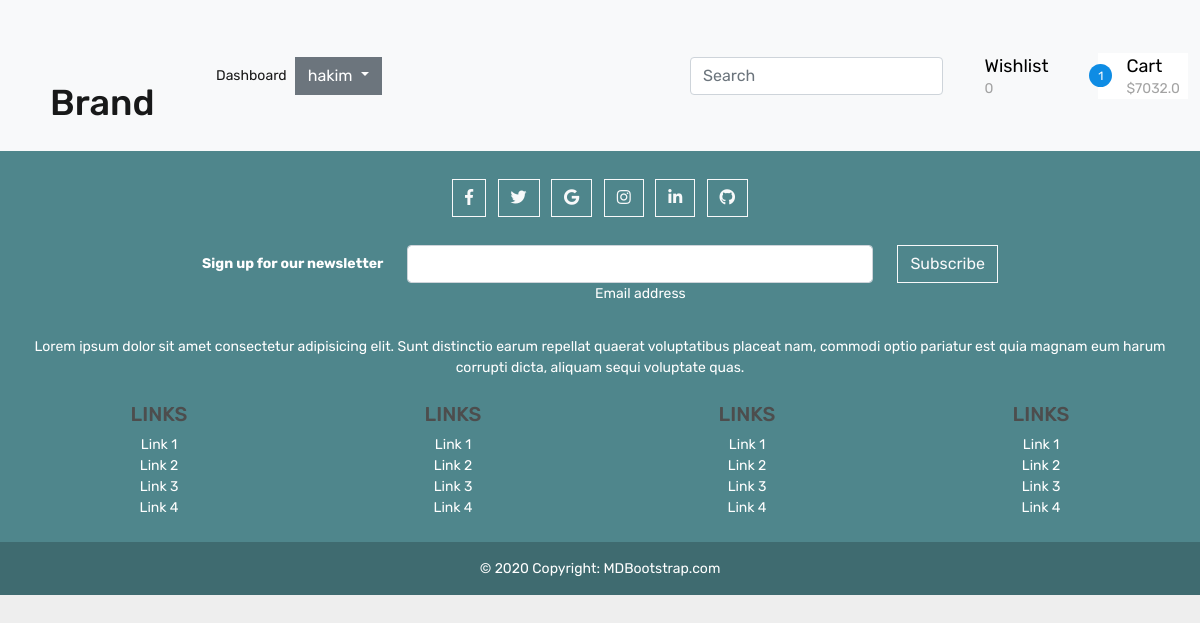
The page /wishlist/ (signed in) on the database as committed earlier.
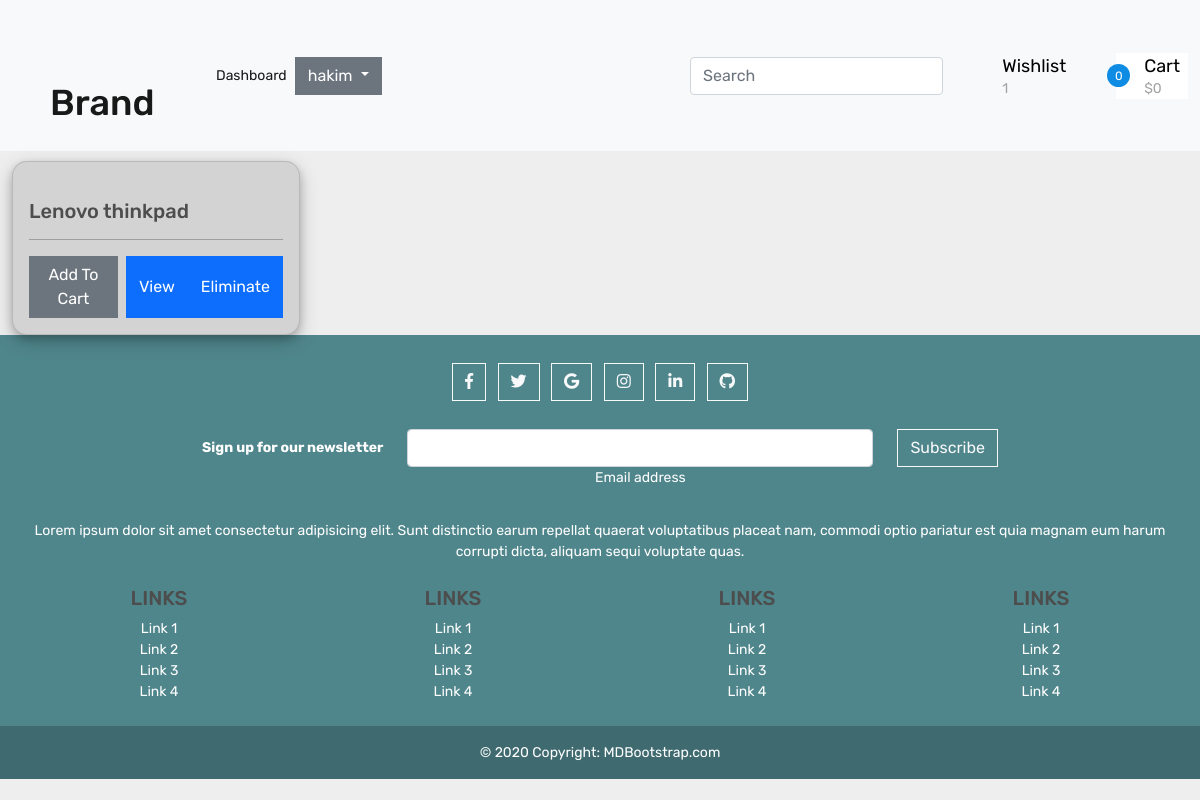
The same page on the database as committed later.
### e_commerce/models.py (models this page shows, shortened)
class WishlistProduct(models.Model):
    user = models.ForeignKey(
        User, related_name='wishlist', on_delete=models.CASCADE)
    product = models.OneToOneField(
        Product, on_delete=models.CASCADE, unique=True)
    def __str__(self):
        return self.product.name

class Product(models.Model):
    name = models.CharField(max_length=100)
    category = models.ForeignKey(
        Category, related_name='categories', on_delete=models.CASCADE)
    description = models.TextField()
    photo = models.ImageField()
    price = models.FloatField(default=0)
    quantity = models.PositiveIntegerField(null=True)
    good_rates = models.PositiveIntegerField(default=0)
    bad_rates = models.PositiveIntegerField(default=0)
    rates = models.PositiveIntegerField(default=0)

### e_commerce/views.py (the view)
# urls.py: path('wishlist/', wishlist, name="wishlist"),
@login_required
def wishlist(request):
    wishes = WishlistProduct.objects.all()
    numWishes = wishes.count()
    orders = Order.objects.filter(user=request.user)
    numOrders = orders.count()
    total_price = 0
    for order in orders:
        total_price += order.order_total_price()
    context = {'products': wishes, 'numWishes': numWishes,
               'numOrders': numOrders, 'total_price': total_price}
    return render(request, 'wishlist.html', context)

### e_commerce/models.py (called while the page is built)
    def order_total_price(self):
        total_order = self.quantity_ordered*self.product.price
        return total_order

### templates/wishlist.html (shortened to what this page needs)
{% extends 'base.html'%}
{% block mainNavBar %}{% include "includes/topNavBar.html" %}{% endblock mainNavBar %}
{% block content %}
<div class="d-flex">
	<div class="container">
		<div class="row">
			{% for product in products %}
			<div id="myWish-{{product.id}}" class="col-lg-4">
				<div class="card" style="width: 18rem">
					<a href="#"
						><img
					/></a>
					<div class="card-body">
						<h5 class="card-title">{{product}}</h5>
						<hr />
						<div class="d-flex">
							<button id="addCart" data-catid="{{product.id}}" href="#" class="addCart btn btn-secondary me-2" >Add To Cart</button>
							<button id="viewProduct" data-catid="{{product.id}}" href="#" class="btn btn-primary" >View</button>
							<button id="eliminateWish" href="#" data-catid="{{product.id}}" class="eliminateWish btn btn-primary">Eliminate</button>
						</div>
					</div>
				</div>
			</div>
			{% endfor %}
		</div>
	</div>
</div>
{% endblock content %}

### templates/base.html (shortened to what this page needs)
<!DOCTYPE html>
<html lang="en">
<head>
    {% block head %}
        {% include 'css.html' %}
    {% endblock head %}
</head>
<body id="body">
    {% block body %}
    {% block mainNavBar %}{% endblock mainNavBar %}
    {% block content %}{% endblock content %}
    {% include "includes/footer.html" %}
    {% endblock body %}
    {% include 'js.html' %}
</body>
</html>

### templates/css.html (shortened to what this page needs)
{% load static %}
<link href="{% static 'fontawesome_free/css/all.min.css' %}" rel="stylesheet" type="text/css">
<link href="{% static 'fontawesome_free/css/fontawesome.css' %}" rel="stylesheet" type="text/css">
<link href="{% static 'fontawesome_free/css/brands.css' %}" rel="stylesheet" type="text/css">
<link href="{% static 'fontawesome_free/css/solid.css' %}" rel="stylesheet" type="text/css">
<link rel="stylesheet" href="https://use.fontawesome.com/releases/v5.6.1/css/all.css">
<link rel="stylesheet" href="https://cdn.jsdelivr.net/npm/bootstrap-icons@1.4.1/font/bootstrap-icons.css">
<link href="https://cdn.jsdelivr.net/npm/bootstrap@5.0.0-beta3/dist/css/bootstrap.min.css" rel="stylesheet">
<link rel="stylesheet" type="text/css" href="{% static 'css/style.css' %}">
<link rel="stylesheet" type="text/css" href="{% static 'css/main.css' %}">
<link rel="stylesheet" type="text/css" href="{% static 'css/cart.css'%}">
<link rel="stylesheet" type="text/css" href="{% static 'css/total.css'%}">

### templates/includes/topNavBar.html (shortened to what this page needs)
<nav class="navbar navbar-expand-lg navbar-light bg-light">
    <div class="container-fluid">
        <div class="col-lg-2 col-sm-2 col-2">
            <div class="logo_container">
                <div class="logo"><a id="home" class="navbar-brand ms-2" href="{% url 'home' %}">Brand</a></div>
            </div>
        </div>
        <div class="collapse navbar-collapse" id="navbarSupportedContent">
            <ul class="navbar-nav me-auto mb-2 mb-lg-0">
                {% if user.is_authenticated %}
                <li class="nav-item">
                    <a class="nav-link active" aria-current="page" href="{% url 'dashboardSeller' %}">Dashboard</a>
                </li>
                {% endif %}
                {% if user.is_authenticated %}
                <div class="dropdown">
                    <button class="btn btn-secondary dropdown-toggle" type="button" id="dropdownMenuButton1"
                        data-bs-toggle="dropdown" aria-expanded="false">{{user.username}}
                    </button>
                </div>
                {% endif %}
            </ul>
            <div class="d-flex">
                <form action="{% url 'search_form' %}" method="GET">
                    <input class="form-control me-2" type="search" id="search" name="search" placeholder="Search"
                        aria-label="Search">
                </form>
            </div>
            {% if user.is_authenticated %}
            <div class="col-lg-3 col-9 order-lg-3 order-2 text-lg-left text-right">
                <div class="wishlist_cart d-flex flex-row align-items-center justify-content-end">
                    <div class="wishlist d-flex flex-row align-items-center justify-content-end">
                        <div class="wishlist_content" id="wishlist">
                            <div class="wishlist_text"><a href="{% url 'wishlist' %}">Wishlist</a></div>
                            <div id="numWishes" class="wishlist_count">{{numWishes}}</div>
                        </div>
                    </div>
                    <div class="cart">
                        <div class="cart_container d-flex flex-row align-items-center justify-content-end">
                            <div class="cart_icon"><img src="https://res.cloudinary.com/dxfq3iotg/image/upload/v1560918704/cart.png" alt="">
                                <div id="numOrders" class="cart_count"><span>{{numOrders}}</span></div>
                            </div>
                            <div class="cart_content me-2">
                                <div class="cart_text"><a href="{% url 'cart' %}">Cart</a></div>
                                <div id="total" class="cart_price">${{total_price}}</div>
                            </div>
                        </div>
                    </div>
                </div>
            </div>
            {% endif %}
        </div>
    </div>
</nav>
<link rel="stylesheet" href="https://code.jquery.com/ui/1.12.1/themes/base/jquery-ui.css">

### templates/includes/footer.html
{% load static %}
<footer class="bg-dark text-center text-white">
  <div class="container p-4">
    <section class="mb-4">
      <a class="btn btn-outline-light btn-floating m-1" href="#!" role="button"
        ><i class="fab fa-facebook-f"></i
      ></a>
      <a class="btn btn-outline-light btn-floating m-1" href="#!" role="button"
        ><i class="fab fa-twitter"></i
      ></a>
      <a class="btn btn-outline-light btn-floating m-1" href="#!" role="button"
        ><i class="fab fa-google"></i
      ></a>
      <a class="btn btn-outline-light btn-floating m-1" href="#!" role="button"
        ><i class="fab fa-instagram"></i
      ></a>
      <a class="btn btn-outline-light btn-floating m-1" href="#!" role="button"
        ><i class="fab fa-linkedin-in"></i
      ></a>
      <a class="btn btn-outline-light btn-floating m-1" href="#!" role="button"
        ><i class="fab fa-github"></i
      ></a>
    </section>
    <section class="">
      <form action="">
        <div class="row d-flex justify-content-center">
          <div class="col-auto">
            <p class="pt-2">
              <strong>Sign up for our newsletter</strong>
            </p>
          </div>
          <div class="col-md-5 col-12">
            <div class="form-outline form-white mb-4">
              <input type="email" id="form5Example2" class="form-control" />
              <label class="form-label" for="form5Example2">Email address</label>
            </div>
          </div>
          <div class="col-auto">
            <button type="submit" class="btn btn-outline-light mb-4">
              Subscribe
            </button>
          </div>
        </div>
      </form>
    </section>
    <section class="mb-4">
      <p>
        Lorem ipsum dolor sit amet consectetur adipisicing elit. Sunt distinctio earum
        repellat quaerat voluptatibus placeat nam, commodi optio pariatur est quia magnam
        eum harum corrupti dicta, aliquam sequi voluptate quas.
      </p>
    </section>
    <section class="">
      <div class="row">
        <div class="col-lg-3 col-md-6 mb-4 mb-md-0">
          <h5 class="text-uppercase">Links</h5>
          <ul class="list-unstyled mb-0">
            <li>
              <a href="#!" class="text-white">Link 1</a>
            </li>
            <li>
              <a href="#!" class="text-white">Link 2</a>
            </li>
            <li>
              <a href="#!" class="text-white">Link 3</a>
            </li>
            <li>
              <a href="#!" class="text-white">Link 4</a>
            </li>
          </ul>
        </div>
        <div class="col-lg-3 col-md-6 mb-4 mb-md-0">
          <h5 class="text-uppercase">Links</h5>
          <ul class="list-unstyled mb-0">
            <li>
              <a href="#!" class="text-white">Link 1</a>
            </li>
            <li>
              <a href="#!" class="text-white">Link 2</a>
            </li>
            <li>
              <a href="#!" class="text-white">Link 3</a>
            </li>
            <li>
              <a href="#!" class="text-white">Link 4</a>
            </li>
          </ul>
        </div>
        <div class="col-lg-3 col-md-6 mb-4 mb-md-0">
          <h5 class="text-uppercase">Links</h5>
          <ul class="list-unstyled mb-0">
            <li>
              <a href="#!" class="text-white">Link 1</a>
            </li>
            <li>
              <a href="#!" class="text-white">Link 2</a>
            </li>
            <li>
              <a href="#!" class="text-white">Link 3</a>
            </li>
            <li>
              <a href="#!" class="text-white">Link 4</a>
            </li>
          </ul>
        </div>
        <div class="col-lg-3 col-md-6 mb-4 mb-md-0">
          <h5 class="text-uppercase">Links</h5>
          <ul class="list-unstyled mb-0">
            <li>
              <a href="#!" class="text-white">Link 1</a>
            </li>
            <li>
              <a href="#!" class="text-white">Link 2</a>
            </li>
            <li>
              <a href="#!" class="text-white">Link 3</a>
            </li>
            <li>
              <a href="#!" class="text-white">Link 4</a>
            </li>
          </ul>
        </div>
      </div>
    </section>
  </div>
  <div class="text-center p-3" style="background-color: rgba(0, 0, 0, 0.2);">
    © 2020 Copyright:
    <a class="text-white" href="https://mdbootstrap.com/">MDBootstrap.com</a>
  </div>
</footer>

### templates/js.html (shortened to what this page needs)
{% load static %}
<link rel="stylesheet" href="https://code.jquery.com/ui/1.12.1/themes/base/jquery-ui.css">

### static/css/style.css (style rules this page uses)
* { margin: 0; padding: 0; -webkit-font-smoothing: antialiased; -webkit-text-shadow: rgba(0, 0, 0, 0.01) 0 0 1px; text-shadow: rgba(0, 0, 0, 0.01) 0 0 1px; }
body { font-family: "Rubik", sans-serif; font-size: 14px; font-weight: 400; background: #ffffff; color: #000000; }
div { display: block; position: relative; -webkit-box-sizing: border-box; -moz-box-sizing: border-box; box-sizing: border-box; }
ul { list-style: none; margin-bottom: 0px; }
a, a:hover, a:visited, a:active, a:link { text-decoration: none; -webkit-font-smoothing: antialiased; -webkit-text-shadow: rgba(0, 0, 0, 0.01) 0 0 1px; text-shadow: rgba(0, 0, 0, 0.01) 0 0 1px; }
.form-control { color: #db5246; }
.logo_container { height: 80px; }
.logo { top: 50%; -webkit-transform: translateY(-50%); -moz-transform: translateY(-50%); -ms-transform: translateY(-50%); -o-transform: translateY(-50%); transform: translateY(-50%); }
.logo a { font-size: 36px; font-weight: 500; color: #0e8ce4; }
.wishlist_cart { height: 90px; }
.wishlist { margin-right: 50px; }
.wishlist_content { margin-left: 14px; }
.wishlist_text a { font-size: 18px; font-weight: 400; color: #000000; -webkit-transition: all 200ms ease; -moz-transition: all 200ms ease; -ms-transition: all 200ms ease; -o-transition: all 200ms ease; transition: all 200ms ease; }
.wishlist_count { margin-top: -2px; color: #a3a3a3; font-size: 14px; }
.cart_count { position: absolute; bottom: -1px; right: -14px; width: 23px; height: 23px; background: #0e8ce4; border-radius: 50%; text-align: center; }
.cart_count span { display: block; line-height: 23px; font-size: 12px; color: #ffffff; -webkit-transform: translateY(1px); -moz-transform: translateY(1px); -ms-transform: translateY(1px); -o-transform: translateY(1px); transform: translateY(1px); }
.cart_content { margin-left: 28px; }
.cart_text a { font-size: 18px; font-weight: 400; color: #000000; -webkit-transition: all 200ms ease; -moz-transition: all 200ms ease; -ms-transition: all 200ms ease; -o-transition: all 200ms ease; transition: all 200ms ease; }
.cart_price { font-size: 14px; color: #a3a3a3; margin-top: -2px; }
@media (min-width: 1200px) { .container { max-width: 1300px !important; } }

### static/css/main.css (style rules this page uses)
body { background-color: hsl(0, 0%, 98%); }
h1,h2,h3,h4,h5,h6 { color:hsl(0, 0%, 30%); }
.bg-dark { background-color: #4f868c!important; }
.col-lg-4, .col-lg-6, .col-lg-8, .col-lg-12 { margin-top: 10px; }
.btn { border-radius: 0; }

### static/css/cart.css (style rules this page uses)
body { background: #eee }
.cart { background: #fff }

### static/css/total.css (style rules this page uses)
.logo { margin-left:30px; margin-top:55px; }
.card { background-color: lightgray; width: 300px; border-radius: 15px; box-shadow: 0 4px 8px 0 rgba(0, 0, 0, 0.2), 0 6px 20px 0 rgba(0, 0, 0, 0.19) }

Rows that differ between the two databases and show on the page:
added WishlistProduct: product.name "Lenovo thinkpad"
Other text that changed with them:
{{ numWishes }}: "0" → "1"
{{ numOrders }}: "1" → "0"
{{ total_price }}: "7032.0" → "0"
